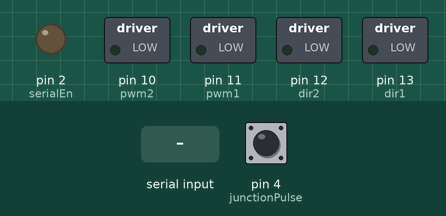
Recording of a sketch running on a simulated Arduino Uno, built with avr-gcc and run on an emulated ATmega328P. Parts: switched loads named in the sketch (green lamp = pin HIGH), output pins drawn as LEDs (lit = HIGH). The test bench sets the inputs (shaded band); at power-on: pin 4 (junctionPulse) LOW. What the sketch prints to the serial monitor is not drawn.

Above: at 1.2 s.
1.3 s: "1" received over Serial
At 2.6 s:
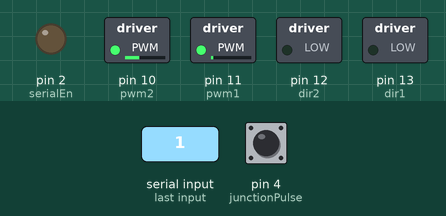
2.9 s: "2" received over Serial
At 3.8 s:
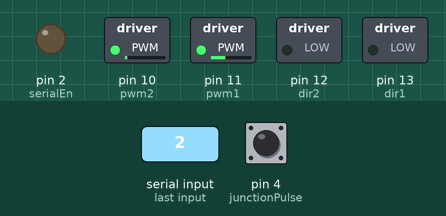
4.5 s: "0" received over Serial
At 5.0 s:
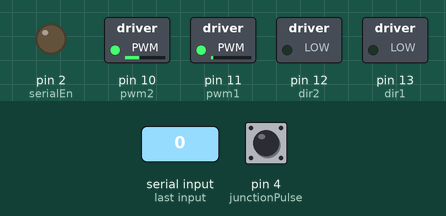
Timing chart, 0 to 7.5 s (numbered marks = the images above; inputs shaded):
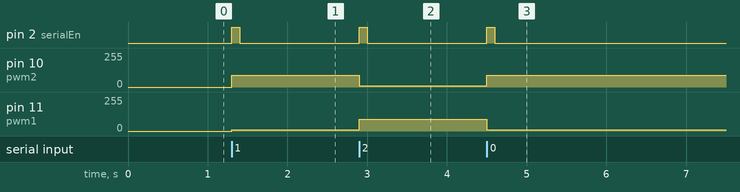

The sketch:

LSA08Serial.ino
```cpp
const byte rx = 0;    // Defining pin 0 as Rx
const byte tx = 1;    // Defining pin 1 as Tx
const byte serialEn = 2;    // Connect UART output enable of LSA08 to pin 2
const byte junctionPulse = 4;   // Connect JPULSE of LSA08 to pin 4
const byte dir1 = 13;   // Connect DIR1 of motor driver to pin 13
const byte dir2 = 12;   // Connect DIR2 of motor driver to pin 12
const byte pwm1 = 11;   // Connect PWM1 of motor driver to pin 11
const byte pwm2 = 10;   // Connect PWM2 of motor driver to pin 10

unsigned int junctionCount = 0;   // Variable to store junction count value

void setup() {
  pinMode(serialEn,OUTPUT);   // Setting serialEn as digital output pin
  pinMode(junctionPulse,INPUT);   // Setting junctionPulse as digital input pin

  // Setting pin 10 - 13 as digital output pin
  for(byte i=10;i<=13;i++) {
    pinMode(i,OUTPUT);
  }

  // Setting initial condition of serialEn pin to HIGH
  digitalWrite(serialEn,HIGH);

  // Setting the initial condition of motors
  // make sure both PWM pins are LOW
  digitalWrite(pwm1,LOW);
  digitalWrite(pwm2,LOW);

  // State of DIR pins are depending on your physical connection
  // if your robot behaves strangely, try changing thses two values
  digitalWrite(dir1,LOW);
  digitalWrite(dir2,LOW);

  // Begin serial communication with baudrate 9600
  Serial.begin(9600);

  // Clear internal junction counter of LSA08
  clearJunction();

}

void loop() {
  byte dummy = 0;   // Declare a dummy variable to store incoming data

  // Checking for junction crossing, if juction detected,
  // keep moving forward
  if(digitalRead(junctionPulse)) {
    while(digitalRead(junctionPulse)) {
      moveForward();
    }
    // Retrieve the junction count from LSA08
    // You can do whatever you want with the junction count
    junctionCount = getJunction();
  }

  digitalWrite(serialEn,LOW);   // Set serialEN to LOW to request UART data
  while(Serial.available() <= 0);   // Wait for data to be available
  dummy = Serial.read();    // Read incoming data and store in dummy
  digitalWrite(serialEn,HIGH);    // Stop requesting for UART data

  // Checking for sensor number 1 and 2, if line detected, move left
  if(bitRead(dummy,1) || bitRead(dummy,2))
  moveLeft();

  // Checking for sensor number 5 and 6, if line detected, move right
  else if(bitRead(dummy,5) || bitRead(dummy,6))
  moveRight();

  // Checking for sensors number 3 and 4,
  // if line is detected by either of these sensor, move forward
  else if(bitRead(dummy,3)||bitRead(dummy,4))
  moveForward();

  // If no line is detected, stay at the position
  else
  wait();

  // Put some delay to avoid the robot jig while making a turn
  delay(100);

}

// Function to clear internal junction counter of LSA08
void clearJunction() {
  char address = 0x01;
  char command = 'X';
  char data = 0x00;
  char checksum = address + command + data;

  Serial.write(address);
  Serial.write(command);
  Serial.write(data);
  Serial.write(checksum);
}

// Function to retrieve junction count from LSA08
int getJunction() {
  char address = 0x01;
  char command = 'X';
  char data = 0x01;
  char checksum = address + command + data;

  Serial.write(address);
  Serial.write(command);
  Serial.write(data);
  Serial.write(checksum);

  while(Serial.available() <= 0);
  return (int(Serial.read()));
}

// The values work good in my case, you could use other values set
// to archieve a performance that satisfy you
void moveLeft() {
  // For robot to move left, right motor has to be faster than left motor
  analogWrite(pwm1,90);
  analogWrite(pwm2,10);
}

void moveRight() {
  // For robot to move right, left motor has to be faster than right motor
  analogWrite(pwm1,10);
  analogWrite(pwm2,90);
}

void moveForward() {
  // For robot to move forward, both motors have to be same speed
  analogWrite(pwm1,70);
  analogWrite(pwm2,70);
}

void wait() {
  // Function to makes the robot stay
  analogWrite(pwm1,0);
  analogWrite(pwm2,0);
}
```

Measured:
- after the input at 1.3 s, pin 2 (serialEn): LOW → HIGH at once, → LOW 0.10 s later; pin 10 (pwm2): 0/255 → 90/255 at once; pin 11 (pwm1): 0/255 → 10/255 at once
- after the input at 2.9 s, pin 2 (serialEn): LOW → HIGH at once, → LOW 0.10 s later; pin 10 (pwm2): 90/255 → 10/255 at once; pin 11 (pwm1): 10/255 → 90/255 at once
- after the input at 4.5 s, pin 2 (serialEn): LOW → HIGH at once, → LOW 0.10 s later; pin 10 (pwm2): 10/255 → 90/255 at once; pin 11 (pwm1): 90/255 → 10/255 at once
